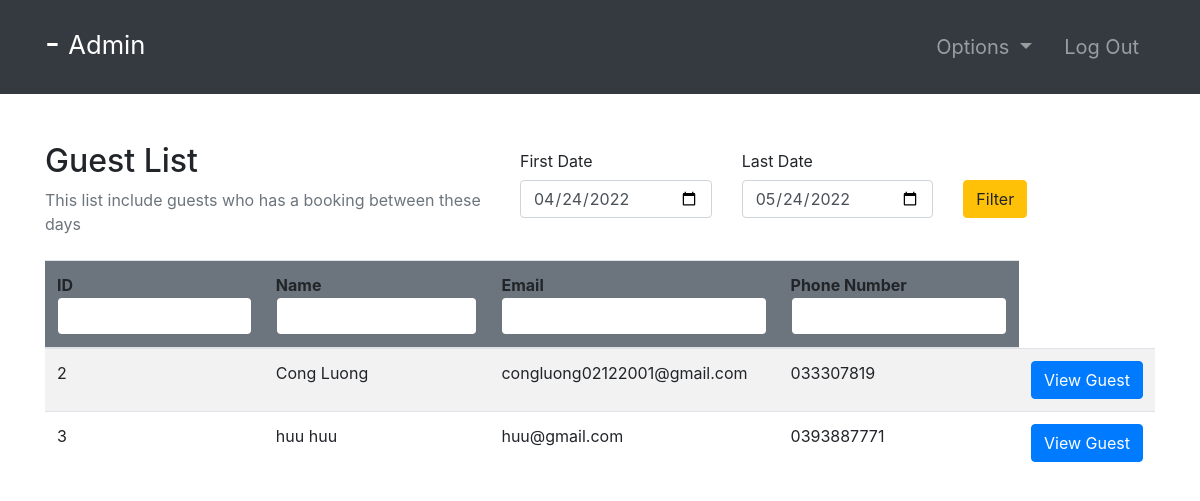
Screenshot of /guests/ (signed in) with the database file from the repository.
### accounts/models.py (models this page shows, shortened)
class Guest(models.Model):
    user = models.OneToOneField(User, null=True, on_delete=models.CASCADE)
    phoneNumber = PhoneNumberField(unique=True)

### accounts/views.py (the view, shortened to what this page needs)
# urls.py: path('guests/', guests, name="guests"),
@login_required(login_url='login')
def guests(request):
    role = str(request.user.groups.all()[0])
    path = role + "/"
    topRange = Booking.objects.all().values("guest").annotate(
        total=Count("guest")).order_by("-total")
    topLimit = 10
    topList = []
    for t in topRange:
        if len(topList) > 10:
            break
        else:
            topList.append(Guest.objects.get(id=t.get("guest")))
    bookings = Booking.objects.all()
    fd = datetime.combine(date.today()-timedelta(days=30), datetime.min.time())
    ld = datetime.combine(date.today(), datetime.min.time())
    guests = []
    for b in bookings:
        if b.endDate >= fd.date() and b.startDate <= ld.date():
            if b.guest not in guests:
                guests.append(b.guest)
    context = {
        "role": role,
        "guests": guests,
        "topList": topList,
        "topLimit": topLimit,
        "fd": fd,
        "ld": ld
    }
    return render(request, path + "guests.html", context)

### Templates/admin/guests.html
{% extends '../index.html' %}
{% block context %}
{% include '../common_pages/guests.html' %}
{% endblock %}

### Templates/incs/nav.html (shortened to what this page needs)
<nav class="navbar navbar-dark bg-dark navbar-expand-lg py-3 " role="navigation">
    <div class="container">
        <a href="" class="navbar-brand">
            <h2 class="text-capitalize">
                {{ request.user.first_name }} {{ request.user.last_name }} -
                <small>
                    {{ role }}
                </small>
            </h2>
        </a>
        <div class="collapse navbar-collapse" id="navbarTags">
            <ul class="navbar-nav ml-auto">
                {% if role != 'guest' %}
                <li class="nav-item dropdown p-2">
                    <a class="nav-link dropdown-toggle" href="#" id="navbarDropdown" role="button"
                        data-toggle="dropdown" aria-haspopup="true" aria-expanded="false">
                        Options
                    </a>
                </li>
                {% endif %}
                <li class="nav-item p-2 ">
                    <a href="{% url 'logout' %}" class="nav-link">Log Out</a>
                </li>
            </ul>
        </div>
    </div>
</nav>

### Templates/common_pages/guests.html (shortened to what this page needs)
<div class="container py-5">
    <div class="table-header row">
        <div class="col-sm-12 col-md-12 col-lg-5 mb-4">
            <h2>Guest List</h2>
            <span class="text-muted">This list include guests who has a booking between these days</span>
        </div>
        <div class="col-sm-12 col-md-12 col-lg-7">
            <form action="" method="POST">
                <div class="row">
                    <div class="form-group col-4">
                        <label for="example-date-input" class="col-form-label">First Date</label>
                        <div class="">
                            <input class="form-control" type="date"
                                value="{{fd.year}}-{% if fd.month < 10 %}0{{fd.month}}{% else %}{{fd.month}}{% endif %}-{% if fd.day < 10 %}0{{fd.day}}{% else %}{{fd.day}}{% endif %}"
                                name="f_day" id="f_day">
                        </div>
                    </div>
                    <div class="form-group col-4">
                        <label for="example-date-input" class="col-form-label">Last Date</label>
                        <div class="">
                            <input class="form-control" type="date"
                                value="{{ld.year}}-{% if ld.month < 10 %}0{{ld.month}}{% else %}{{ld.month}}{% endif %}-{% if ld.day < 10 %}0{{ld.day}}{% else %}{{ld.day}}{% endif %}"
                                name="l_day" id="l_day">
                        </div>
                    </div>
                    <div class="col-4" style="margin-top:38px;">
                        <button type="submit" class="btn btn-warning" name="filterDate">Filter</button>
                    </div>
                </div>
            </form>
        </div>
    </div>
    <table class="table table-hover table-striped">
        <thead class="bg-secondary rounded">
            <tr>
                <form action="" method="POST">
                    <th>ID<input type="number" name="id" min="0" value="{{id}}"
                            class="form-control border border-secondary">
                    </th>
                    <th>Name<input type="text" name="name" value="{{name}}"
                            class="form-control border border-secondary"></th>
                    <th>Email<input type="text" name="email" value="{{email}}"
                            class="form-control border border-secondary"></th>
                    <th>Phone Number<input type="number" name="number" min="0" value="{{number}}"
                            class="form-control border border-secondary">
                    </th>
                </form>
            </tr>
        </thead>
        <tbody>
            {% for g in guests %}
            <tr>
                <td>{{g.user.id}}</td>
                <td>{{g.user.first_name}} {{g.user.last_name}}</td>
                <td>{{g.user.email}}</td>
                <td>{{g.phoneNumber}}</td>
                <td> <a href="{% url 'guest-profile' g.user.id %}" class="btn btn-primary w-100">View&nbsp;Guest</a>
                </td>
            </tr>
            {% endfor %}
        </tbody>
    </table>
</div>

### static/css/main.css (style rules this page uses)
* { margin: 0; padding: 0; -webkit-font-smoothing: antialiased; }
body { position: relative; }
nav .nav-item { font-size: 20px; }

### rows the page displays
Guest: user.id "2", user.first_name "Cong", user.last_name "Luong", user.email "congluong02122001@gmail.com", phoneNumber "033307819"
Guest: user.id "3", user.first_name "huu", user.last_name "huu", user.email "huu@gmail.com", phoneNumber "0393887771"

### other values shown
{{ role }} "Admin"
